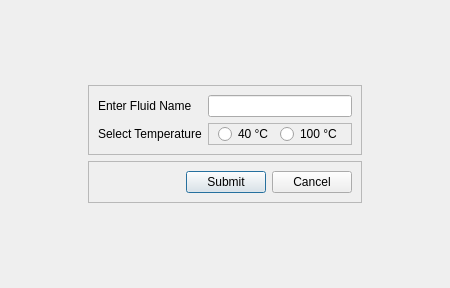
<?xml version="1.0" encoding="UTF-8"?>
<ui version="4.0">
 <class>Dialog</class>
 <widget class="QDialog" name="Dialog">
  <property name="geometry">
   <rect>
    <x>0</x>
    <y>0</y>
    <width>450</width>
    <height>288</height>
   </rect>
  </property>
  <property name="windowTitle">
   <string>Dialog</string>
  </property>
  <layout class="QGridLayout" name="gridLayout">
   <item row="0" column="1">
    <spacer name="verticalSpacer">
     <property name="orientation">
      <enum>Qt::Vertical</enum>
     </property>
     <property name="sizeHint" stdset="0">
      <size>
       <width>20</width>
       <height>70</height>
      </size>
     </property>
    </spacer>
   </item>
   <item row="1" column="1">
    <widget class="QFrame" name="frame">
     <property name="frameShape">
      <enum>QFrame::StyledPanel</enum>
     </property>
     <property name="frameShadow">
      <enum>QFrame::Raised</enum>
     </property>
     <layout class="QFormLayout" name="formLayout">
      <item row="0" column="0">
       <widget class="QLabel" name="label">
        <property name="text">
         <string>Enter Fluid Name</string>
        </property>
       </widget>
      </item>
      <item row="0" column="1">
       <widget class="QLineEdit" name="fluidNameTextbox"/>
      </item>
      <item row="1" column="1">
       <widget class="QFrame" name="frame_2">
        <property name="frameShape">
         <enum>QFrame::StyledPanel</enum>
        </property>
        <property name="frameShadow">
         <enum>QFrame::Raised</enum>
        </property>
        <layout class="QHBoxLayout" name="horizontalLayout">
         <property name="topMargin">
          <number>0</number>
         </property>
         <property name="bottomMargin">
          <number>0</number>
         </property>
         <item>
          <widget class="QRadioButton" name="tempOpt1">
           <property name="text">
            <string>40 °C</string>
           </property>
          </widget>
         </item>
         <item>
          <widget class="QRadioButton" name="tempOpt2">
           <property name="text">
            <string>100 °C</string>
           </property>
          </widget>
         </item>
        </layout>
       </widget>
      </item>
      <item row="1" column="0">
       <widget class="QLabel" name="label_2">
        <property name="text">
         <string>Select Temperature</string>
        </property>
       </widget>
      </item>
     </layout>
    </widget>
   </item>
   <item row="1" column="2" rowspan="2">
    <spacer name="horizontalSpacer_3">
     <property name="orientation">
      <enum>Qt::Horizontal</enum>
     </property>
     <property name="sizeHint" stdset="0">
      <size>
       <width>87</width>
       <height>20</height>
      </size>
     </property>
    </spacer>
   </item>
   <item row="2" column="0">
    <spacer name="horizontalSpacer_2">
     <property name="orientation">
      <enum>Qt::Horizontal</enum>
     </property>
     <property name="sizeHint" stdset="0">
      <size>
       <width>88</width>
       <height>20</height>
      </size>
     </property>
    </spacer>
   </item>
   <item row="2" column="1">
    <widget class="QFrame" name="frame_3">
     <property name="frameShape">
      <enum>QFrame::StyledPanel</enum>
     </property>
     <property name="frameShadow">
      <enum>QFrame::Raised</enum>
     </property>
     <layout class="QHBoxLayout" name="horizontalLayout_2">
      <item>
       <spacer name="horizontalSpacer">
        <property name="orientation">
         <enum>Qt::Horizontal</enum>
        </property>
        <property name="sizeHint" stdset="0">
         <size>
          <width>54</width>
          <height>20</height>
         </size>
        </property>
       </spacer>
      </item>
      <item>
       <widget class="QPushButton" name="popupSubmitButton">
        <property name="text">
         <string>Submit</string>
        </property>
       </widget>
      </item>
      <item>
       <widget class="QPushButton" name="popupCancelButton">
        <property name="text">
         <string>Cancel</string>
        </property>
       </widget>
      </item>
     </layout>
    </widget>
   </item>
   <item row="3" column="1">
    <spacer name="verticalSpacer_2">
     <property name="orientation">
      <enum>Qt::Vertical</enum>
     </property>
     <property name="sizeHint" stdset="0">
      <size>
       <width>20</width>
       <height>70</height>
      </size>
     </property>
    </spacer>
   </item>
  </layout>
 </widget>
 <resources/>
 <connections/>
</ui>
